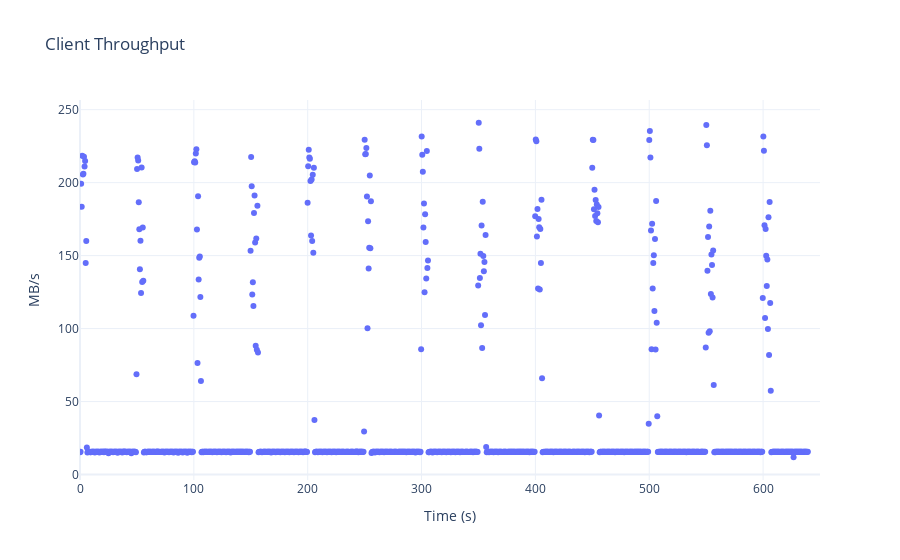
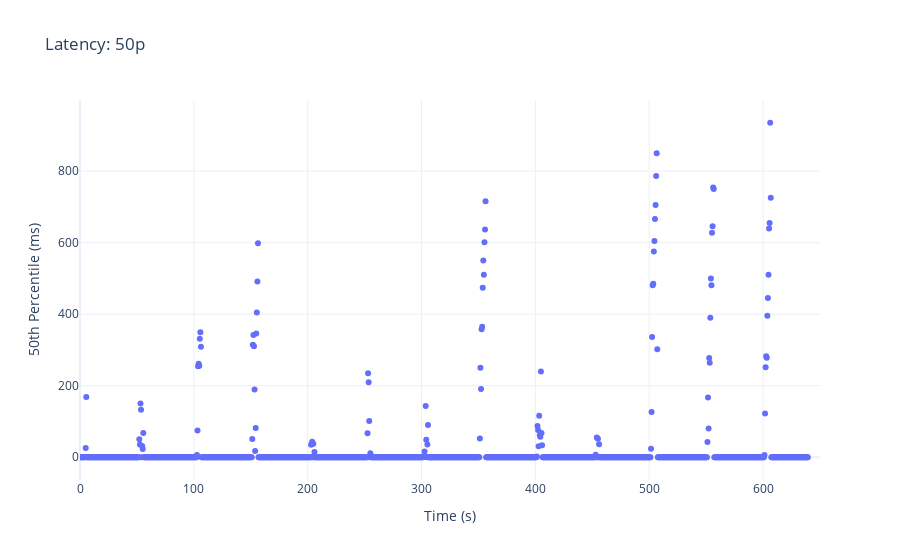
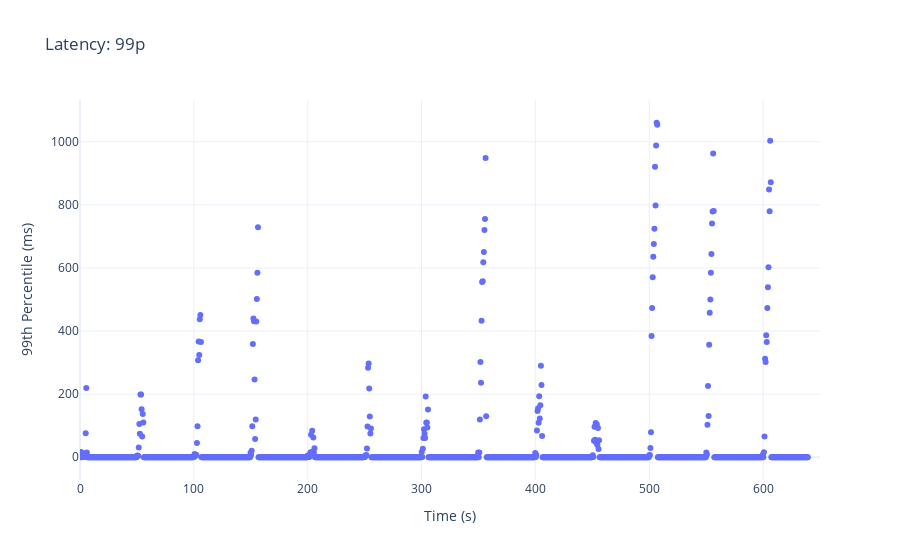
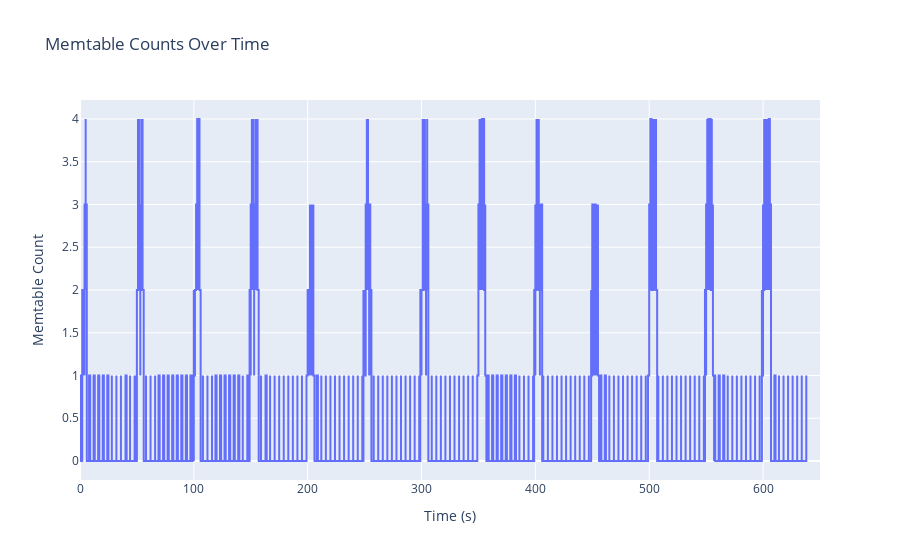

The cell these charts' notebook holds for them, in order:
### Code cell
import time 
from plotly.subplots import make_subplots
import plotly.graph_objects as go

def generate_plots(xlim, output_file):
  version = None
  start_time_s = plot_client_results(output_file, xlim, version)
  plot_memtable_stats(output_file, start_time_s, xlim, version)
  start_time_shift = 0
  plot_rocksdb_events(output_file, start_time_s, xlim, version)
  plot_overall_iops(output_file, start_time_shift, xlim, version)
  plot_overall_tputs(output_file, start_time_shift, xlim, version)
  plot_io_waittimes(output_file, start_time_shift, xlim, version)
  plot_io_reqsize(output_file, start_time_shift, xlim, version)
  plot_cpu_util(output_file, start_time_shift, xlim, version)

xlim = (0, 650)
output_file = "results/timeseries_" + str(int(time.time())) + ".txt"
generate_plots(xlim, output_file)

### Figure 1 — Plotly figure (JSON) as saved in the notebook; plotly's stock layout.template omitted (floating-point values rounded to 4 significant figures; data arrays with more than 128 entries replaced by an {"elided": "..."} marker saying what was removed)
{"data": [{"marker": {"size": 6}, "mode": "markers", "name": "Client 0", "type": "scatter", "x": {"elided": "1277 float values"}, "y": {"elided": "1277 float values"}}], "layout": {"title": {"text": "Client Throughput"}, "xaxis": {"range": [0, 650], "title": {"text": "Time (s)"}}, "yaxis": {"title": {"text": "MB/s"}}}}

### Figure 2 — Plotly figure (JSON) as saved in the notebook; plotly's stock layout.template omitted (floating-point values rounded to 4 significant figures; data arrays with more than 128 entries replaced by an {"elided": "..."} marker saying what was removed)
{"data": [{"marker": {"size": 6}, "mode": "markers", "name": "Client 0", "type": "scatter", "x": {"elided": "1277 float values"}, "y": {"elided": "1277 float values"}}], "layout": {"title": {"text": "Latency: 50p"}, "xaxis": {"range": [0, 650], "title": {"text": "Time (s)"}}, "yaxis": {"title": {"text": "50th Percentile (ms)"}}}}

### Figure 3 — Plotly figure (JSON) as saved in the notebook; plotly's stock layout.template omitted (floating-point values rounded to 4 significant figures; data arrays with more than 128 entries replaced by an {"elided": "..."} marker saying what was removed)
{"data": [{"marker": {"size": 6}, "mode": "markers", "name": "Client 0", "type": "scatter", "x": {"elided": "1277 float values"}, "y": {"elided": "1277 float values"}}], "layout": {"title": {"text": "Latency: 99p"}, "xaxis": {"range": [0, 650], "title": {"text": "Time (s)"}}, "yaxis": {"title": {"text": "99th Percentile (ms)"}}}}

### Figure 4 — Plotly figure (JSON) as saved in the notebook; plotly's stock layout.template omitted (floating-point values rounded to 4 significant figures; data arrays with more than 128 entries replaced by an {"elided": "..."} marker saying what was removed)
{"data": [{"line": {"shape": "hv"}, "mode": "lines", "name": "Client 0", "type": "scatter", "x": {"elided": "1478 float values"}, "y": {"elided": "1478 int values"}}], "layout": {"legend": {"title": {"text": "Clients"}}, "title": {"text": "Memtable Counts Over Time"}, "xaxis": {"range": [0, 650], "showgrid": true, "title": {"text": "Time (s)"}}, "yaxis": {"showgrid": true, "title": {"text": "Memtable Count"}}}}
